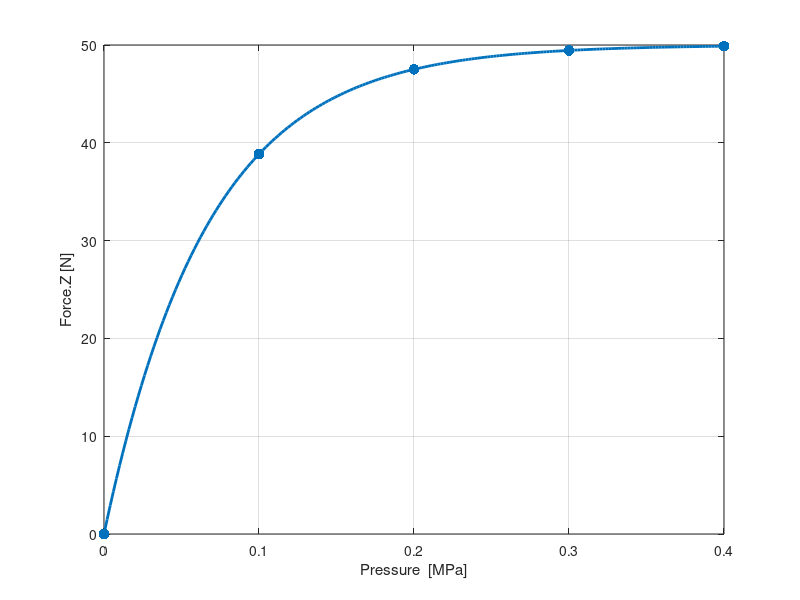

Write MATLAB code to recreate this figure.
%% 압력‑대‑접촉력 그래프
% 파라미터 ---------------------------------------------------------------
F_max = 50;      % 포화 접촉력 [N]
k      = 15;     % 증가 속도를 결정하는 지수 상수 (값이 클수록 더 빨리 포화)

% 데이터 생성 -------------------------------------------------------------
p_tick = 0:0.1:0.4;          % 눈금용 압력 (MPa) – 0.1씩
p      = linspace(0,0.4,200);% 곡선 그리기용 압력 (조밀하게)
F      = F_max*(1 - exp(-k*p));

% 그래프 ---------------------------------------------------------------
figure;
plot(p, F, 'LineWidth',2); hold on;
scatter(p_tick, F_max*(1-exp(-k*p_tick)), 60,'filled'); % 눈금 위치 값 표시

% 축 설정
xlabel('Pressure  [MPa]');
ylabel('Force.Z [N]');
xlim([0 0.4]);   xticks(0:0.1:0.4);
ylim([0 50]);    yticks(0:10:50);
grid on;
box on;

% 보조 정보(선택) ---------------------------------------------------------
% txt = sprintf('F(p)=%.0f·(1-exp(-%g·p))',F_max,k);
% annotation('textbox',[.15 .8 .3 .1],'String',txt,...
%            'FitBoxToText','on','EdgeColor','none');
